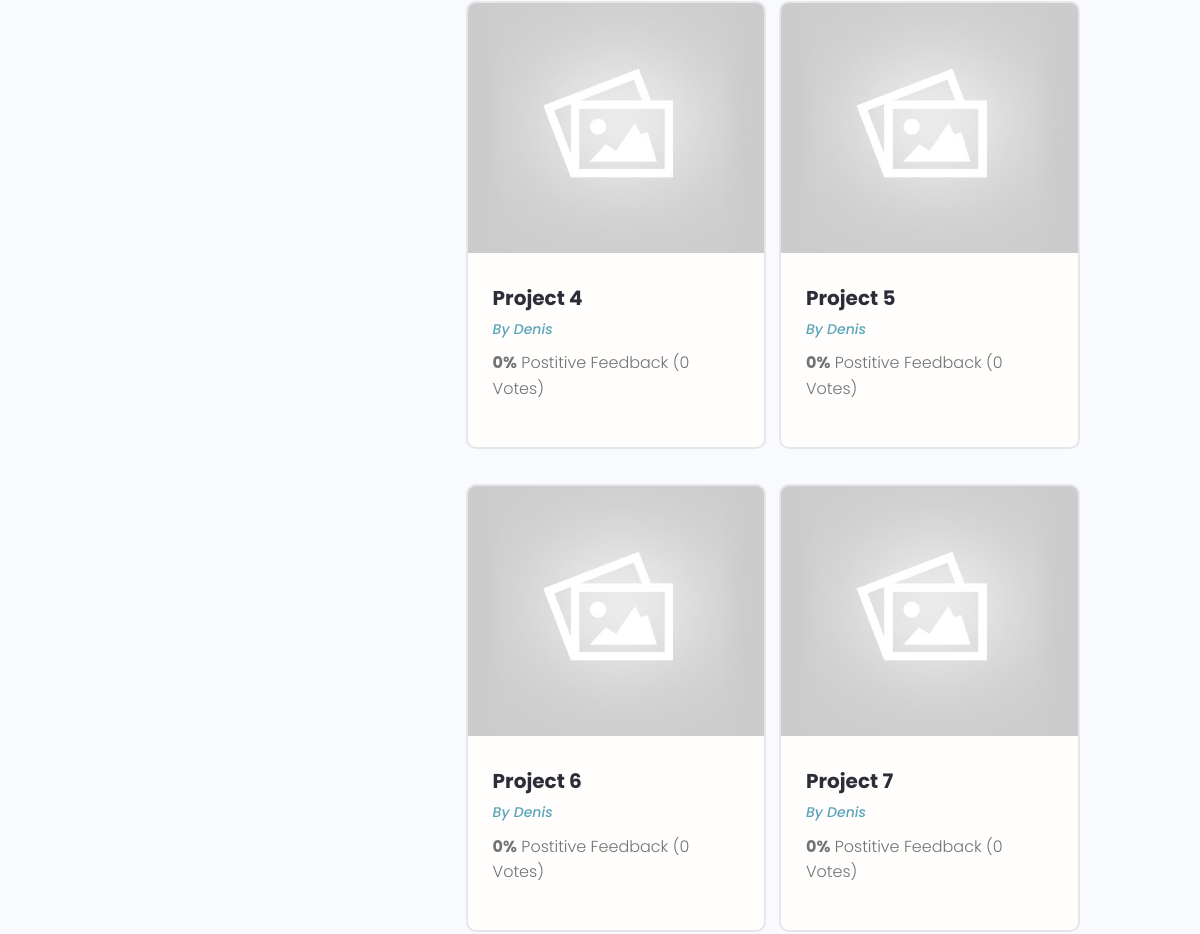
The page /profile/505ccbe7-b6e6-4c05-91aa-02fc448c6a94/ (middle part) on the database as committed earlier.
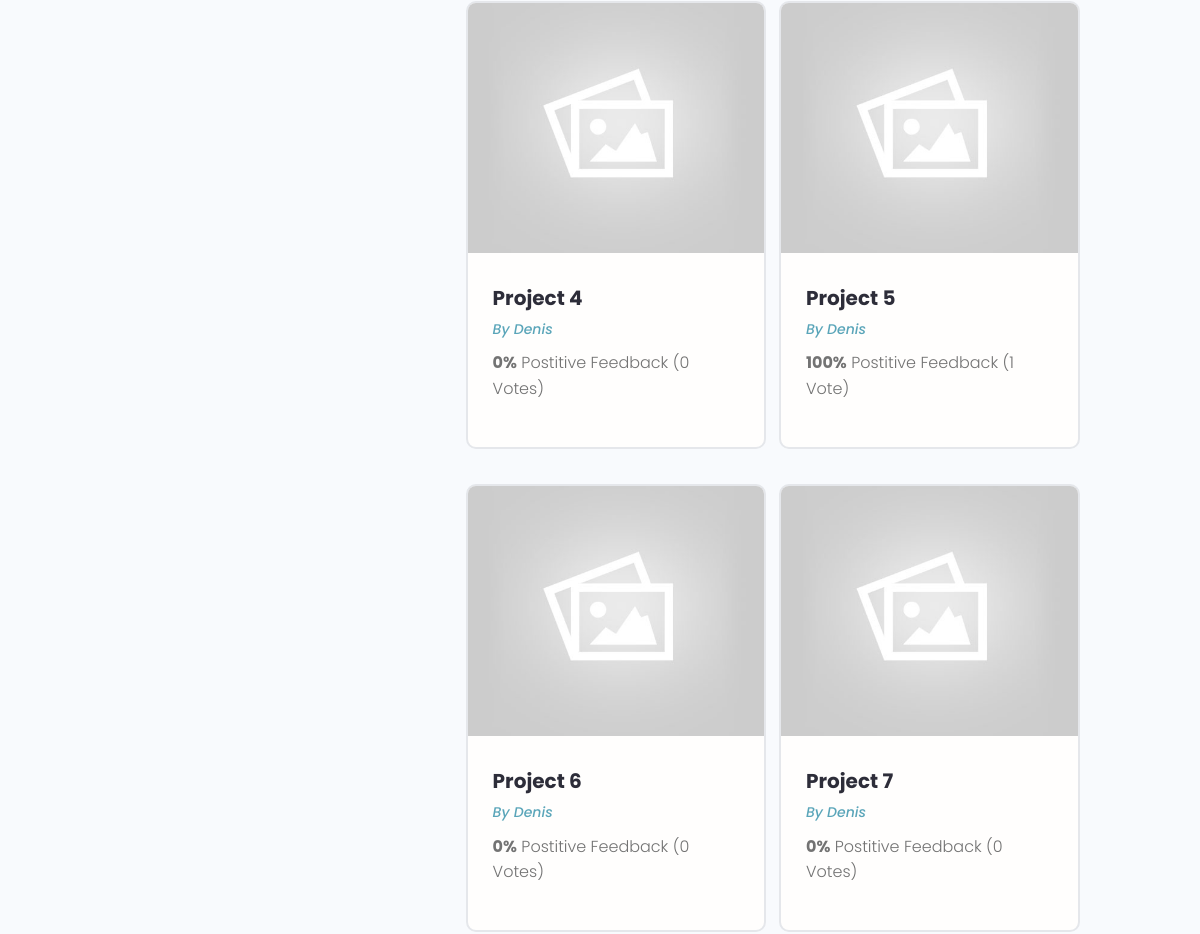
The same page on the database as committed later.
### projects/models.py (models this page shows, shortened)
class Project(models.Model):
    owner = models.ForeignKey(Profile, null=True, blank=True, on_delete=models.SET_NULL)
    title = models.CharField(max_length=200)
    description = models.TextField(null=True, blank=True)
    featured_image = models.ImageField(null=True, blank=True, default="default.jpg")
    demo_link = models.CharField(max_length=2000, null=True, blank=True)
    source_link = models.CharField(max_length=2000, null=True, blank=True)
    tags = models.ManyToManyField('Tag', blank=True)
    vote_total = models.IntegerField(default=0, null=True, blank=True)
    vote_ratio = models.IntegerField(default=0, null=True, blank=True)
    created = models.DateTimeField(auto_now_add=True)
    id = models.UUIDField(default=uuid.uuid4, unique=True, primary_key=True, editable=False)
    class Meta:
        ordering = ['created']

### users/models.py (models this page shows, shortened)
class Profile(models.Model):
    user = models.OneToOneField(User, on_delete=models.CASCADE, null=True, blank=True)
    name = models.CharField(max_length=200, blank=True, null=True)
    email = models.EmailField(max_length=500, blank=True, null=True)
    username = models.CharField(max_length=200, blank=True, null=True)
    location = models.CharField(max_length=200, blank=True, null=True)
    short_intro = models.CharField(max_length=200, blank=True, null=True)
    bio = models.TextField(blank=True, null=True)
    profile_image = models.ImageField(null=True, blank=True, upload_to='profiles/', default="profiles/user-default.png")
    social_github = models.CharField(max_length=200, blank=True, null=True)
    social_twitter = models.CharField(max_length=200, blank=True, null=True)
    social_linkedin = models.CharField(max_length=200, blank=True, null=True)
    social_youtube = models.CharField(max_length=200, blank=True, null=True)
    social_website = models.CharField(max_length=200, blank=True, null=True)
    created = models.DateTimeField(auto_now_add=True)
    id = models.UUIDField(default=uuid.uuid4, unique=True, primary_key=True, editable=False)

### users/views.py (the view)
# urls.py: path('profile/<str:pk>/', views.userProfile, name="user-profile"),
def userProfile(request, pk):
    profile = Profile.objects.get(id=pk)
    topSkills = profile.skill_set.exclude(description__exact="")
    otherSkills = profile.skill_set.filter(description="")
    context = {'profile': profile, 'topSkills': topSkills, 'otherSkills': otherSkills}
    return render(request, 'users/user-profile.html', context)

### projects/models.py (called while the page is built)
    def __str__(self):
        return self.name

### users/models.py (called while the page is built)
    def __str__(self):
        return str(self.name)

### users/templates/users/user-profile.html (shortened to what this page needs)
{% extends 'main.html' %}
{% block content %}
<main class="profile my-md">
    <div class="container">
        <div class="layout">
            <div class="column column--1of3">
            </div>
            <div class="column column--2of3">
                <div class="devInfo">
                    <div class="grid grid--two">
                        {% for project in profile.project_set.all %}
                        <div class="column">
                            <div class="card project">
                                <a href="{% url 'project' project.id %}" class="project">
                                    <img class="project__thumbnail" src="{{project.featured_image.url}}"
                                        alt="project thumbnail" />
                                    <div class="card__body">
                                        <h3 class="project__title">{{project.title}}</h3>
                                        <p><a class="project__author"
                                                href="{% url 'user-profile' project.owner.id %}">By
                                                {{project.owner.name}}</a>
                                        </p>
                                        <p class="project--rating">
                                            <span style="font-weight: bold;">{{project.vote_ratio}}%</span> Postitive
                                            Feedback ({{project.vote_total}} Vote{{project.vote_total|pluralize:"s"}})
                                        </p>
                                    </div>
                                </a>
                            </div>
                        </div>
                        {% endfor %}
                    </div>
                </div>
            </div>
        </div>
    </div>
</main>
{% endblock content %}

Rows that differ between the two databases and show on the page:
changed Project "Project 5": vote_ratio "0" → "100"; vote_total "0" → "1"
